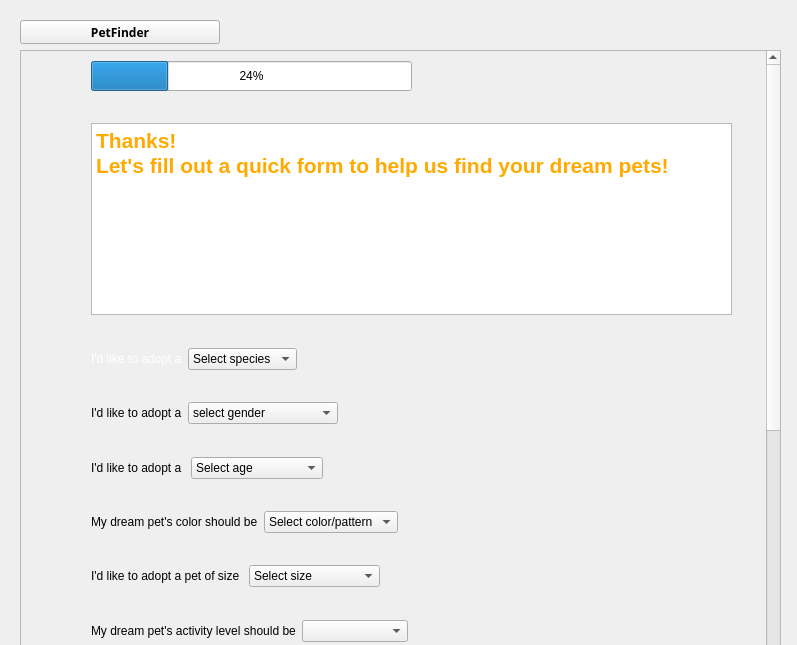
<?xml version="1.0" encoding="UTF-8"?>
<ui version="4.0">
 <class>mywishlist</class>
 <widget class="QWidget" name="mywishlist">
  <property name="geometry">
   <rect>
    <x>0</x>
    <y>0</y>
    <width>797</width>
    <height>645</height>
   </rect>
  </property>
  <property name="windowTitle">
   <string>Form</string>
  </property>
  <widget class="QWidget" name="layoutWidget">
   <property name="geometry">
    <rect>
     <x>20</x>
     <y>20</y>
     <width>761</width>
     <height>651</height>
    </rect>
   </property>
   <layout class="QVBoxLayout" name="verticalLayout_2">
    <item>
     <layout class="QHBoxLayout" name="horizontalLayout_16">
      <item>
       <widget class="QToolButton" name="toolButton_home">
        <property name="minimumSize">
         <size>
          <width>200</width>
          <height>0</height>
         </size>
        </property>
        <property name="maximumSize">
         <size>
          <width>200</width>
          <height>50</height>
         </size>
        </property>
        <property name="font">
         <font>
          <family>Adobe Gothic Std</family>
          <weight>75</weight>
          <bold>true</bold>
         </font>
        </property>
        <property name="text">
         <string>PetFinder</string>
        </property>
        <property name="icon">
         <iconset resource="Resources.qrc">
          <normaloff>:/imgs/CommunityIcons_home.png</normaloff>:/imgs/CommunityIcons_home.png</iconset>
        </property>
        <property name="iconSize">
         <size>
          <width>50</width>
          <height>50</height>
         </size>
        </property>
        <property name="toolButtonStyle">
         <enum>Qt::ToolButtonTextBesideIcon</enum>
        </property>
       </widget>
      </item>
      <item>
       <spacer name="horizontalSpacer_12">
        <property name="orientation">
         <enum>Qt::Horizontal</enum>
        </property>
        <property name="sizeHint" stdset="0">
         <size>
          <width>40</width>
          <height>20</height>
         </size>
        </property>
       </spacer>
      </item>
     </layout>
    </item>
    <item>
     <widget class="QScrollArea" name="scrollArea">
      <property name="widgetResizable">
       <bool>true</bool>
      </property>
      <widget class="QWidget" name="scrollAreaWidgetContents">
       <property name="geometry">
        <rect>
         <x>0</x>
         <y>-411</y>
         <width>743</width>
         <height>1000</height>
        </rect>
       </property>
       <property name="minimumSize">
        <size>
         <width>0</width>
         <height>1000</height>
        </size>
       </property>
       <widget class="QWidget" name="layoutWidget_2">
        <property name="geometry">
         <rect>
          <x>70</x>
          <y>10</y>
          <width>641</width>
          <height>861</height>
         </rect>
        </property>
        <layout class="QVBoxLayout" name="verticalLayout">
         <item>
          <layout class="QHBoxLayout" name="horizontalLayout_7">
           <item>
            <widget class="QProgressBar" name="progressBar">
             <property name="minimumSize">
              <size>
               <width>0</width>
               <height>30</height>
              </size>
             </property>
             <property name="value">
              <number>24</number>
             </property>
            </widget>
           </item>
           <item>
            <spacer name="horizontalSpacer">
             <property name="orientation">
              <enum>Qt::Horizontal</enum>
             </property>
             <property name="sizeHint" stdset="0">
              <size>
               <width>128</width>
               <height>18</height>
              </size>
             </property>
            </spacer>
           </item>
          </layout>
         </item>
         <item>
          <spacer name="verticalSpacer_3">
           <property name="orientation">
            <enum>Qt::Vertical</enum>
           </property>
           <property name="sizeHint" stdset="0">
            <size>
             <width>20</width>
             <height>13</height>
            </size>
           </property>
          </spacer>
         </item>
         <item>
          <widget class="QTextBrowser" name="textBrowser">
           <property name="html">
            <string>&lt;!DOCTYPE HTML PUBLIC &quot;-//W3C//DTD HTML 4.0//EN&quot; &quot;http://www.w3.org/TR/REC-html40/strict.dtd&quot;&gt;
&lt;html&gt;&lt;head&gt;&lt;meta name=&quot;qrichtext&quot; content=&quot;1&quot; /&gt;&lt;style type=&quot;text/css&quot;&gt;
p, li { white-space: pre-wrap; }
&lt;/style&gt;&lt;/head&gt;&lt;body style=&quot; font-family:'Sans Serif'; font-size:9pt; font-weight:400; font-style:normal;&quot;&gt;
&lt;p style=&quot; margin-top:0px; margin-bottom:0px; margin-left:0px; margin-right:0px; -qt-block-indent:0; text-indent:0px;&quot;&gt;&lt;span style=&quot; font-size:16pt; font-weight:600; color:#ffaa00;&quot;&gt;Thanks!&lt;/span&gt;&lt;/p&gt;
&lt;p style=&quot; margin-top:0px; margin-bottom:0px; margin-left:0px; margin-right:0px; -qt-block-indent:0; text-indent:0px;&quot;&gt;&lt;span style=&quot; font-size:16pt; font-weight:600; color:#ffaa00;&quot;&gt;Let's fill out a quick form to help us find your dream pets!&lt;/span&gt;&lt;/p&gt;&lt;/body&gt;&lt;/html&gt;</string>
           </property>
          </widget>
         </item>
         <item>
          <spacer name="verticalSpacer_2">
           <property name="orientation">
            <enum>Qt::Vertical</enum>
           </property>
           <property name="sizeHint" stdset="0">
            <size>
             <width>18</width>
             <height>17</height>
            </size>
           </property>
          </spacer>
         </item>
         <item>
          <layout class="QHBoxLayout" name="horizontalLayout_8">
           <item>
            <layout class="QHBoxLayout" name="horizontalLayout">
             <item>
              <widget class="QLabel" name="label">
               <property name="styleSheet">
                <string notr="true">background color:rgb(255, 170, 0);
color:rgb(255, 255, 255);
border:none</string>
               </property>
               <property name="text">
                <string>I'd like to adopt a</string>
               </property>
              </widget>
             </item>
             <item>
              <widget class="QComboBox" name="comboBox_Species">
               <item>
                <property name="text">
                 <string>Select species</string>
                </property>
               </item>
               <item>
                <property name="text">
                 <string>Cat</string>
                </property>
               </item>
               <item>
                <property name="text">
                 <string>Dog</string>
                </property>
               </item>
               <item>
                <property name="text">
                 <string>Others...</string>
                </property>
               </item>
              </widget>
             </item>
            </layout>
           </item>
           <item>
            <spacer name="horizontalSpacer_2">
             <property name="orientation">
              <enum>Qt::Horizontal</enum>
             </property>
             <property name="sizeHint" stdset="0">
              <size>
               <width>40</width>
               <height>20</height>
              </size>
             </property>
            </spacer>
           </item>
          </layout>
         </item>
         <item>
          <spacer name="verticalSpacer">
           <property name="orientation">
            <enum>Qt::Vertical</enum>
           </property>
           <property name="sizeHint" stdset="0">
            <size>
             <width>18</width>
             <height>18</height>
            </size>
           </property>
          </spacer>
         </item>
         <item>
          <layout class="QHBoxLayout" name="horizontalLayout_9">
           <item>
            <layout class="QHBoxLayout" name="horizontalLayout_2">
             <item>
              <widget class="QLabel" name="label_2">
               <property name="text">
                <string>I'd like to adopt a</string>
               </property>
              </widget>
             </item>
             <item>
              <widget class="QComboBox" name="comboBox_Gender">
               <item>
                <property name="text">
                 <string>select gender</string>
                </property>
               </item>
               <item>
                <property name="text">
                 <string>Female</string>
                </property>
               </item>
               <item>
                <property name="text">
                 <string>Male</string>
                </property>
               </item>
               <item>
                <property name="text">
                 <string>No gender preference</string>
                </property>
               </item>
              </widget>
             </item>
            </layout>
           </item>
           <item>
            <spacer name="horizontalSpacer_3">
             <property name="orientation">
              <enum>Qt::Horizontal</enum>
             </property>
             <property name="sizeHint" stdset="0">
              <size>
               <width>40</width>
               <height>20</height>
              </size>
             </property>
            </spacer>
           </item>
          </layout>
         </item>
         <item>
          <spacer name="verticalSpacer_4">
           <property name="orientation">
            <enum>Qt::Vertical</enum>
           </property>
           <property name="sizeHint" stdset="0">
            <size>
             <width>20</width>
             <height>13</height>
            </size>
           </property>
          </spacer>
         </item>
         <item>
          <layout class="QHBoxLayout" name="horizontalLayout_10">
           <item>
            <layout class="QHBoxLayout" name="horizontalLayout_3">
             <item>
              <widget class="QLabel" name="label_6">
               <property name="text">
                <string>I'd like to adopt a </string>
               </property>
              </widget>
             </item>
             <item>
              <widget class="QComboBox" name="comboBox_Age">
               <item>
                <property name="text">
                 <string>Select age</string>
                </property>
               </item>
               <item>
                <property name="text">
                 <string>baby</string>
                </property>
               </item>
               <item>
                <property name="text">
                 <string>Adult</string>
                </property>
               </item>
               <item>
                <property name="text">
                 <string>Old</string>
                </property>
               </item>
               <item>
                <property name="text">
                 <string>No age preference</string>
                </property>
               </item>
              </widget>
             </item>
            </layout>
           </item>
           <item>
            <spacer name="horizontalSpacer_4">
             <property name="orientation">
              <enum>Qt::Horizontal</enum>
             </property>
             <property name="sizeHint" stdset="0">
              <size>
               <width>40</width>
               <height>20</height>
              </size>
             </property>
            </spacer>
           </item>
          </layout>
         </item>
         <item>
          <spacer name="verticalSpacer_5">
           <property name="orientation">
            <enum>Qt::Vertical</enum>
           </property>
           <property name="sizeHint" stdset="0">
            <size>
             <width>20</width>
             <height>18</height>
            </size>
           </property>
          </spacer>
         </item>
         <item>
          <layout class="QHBoxLayout" name="horizontalLayout_11">
           <item>
            <layout class="QHBoxLayout" name="horizontalLayout_4">
             <item>
              <widget class="QLabel" name="label_9">
               <property name="text">
                <string>My dream pet's color should be</string>
               </property>
              </widget>
             </item>
             <item>
              <widget class="QComboBox" name="comboBox_ColorPattern">
               <item>
                <property name="text">
                 <string>Select color/pattern</string>
                </property>
               </item>
               <item>
                <property name="text">
                 <string>white</string>
                </property>
               </item>
               <item>
                <property name="text">
                 <string>black</string>
                </property>
               </item>
               <item>
                <property name="text">
                 <string>grey</string>
                </property>
               </item>
               <item>
                <property name="text">
                 <string>brown</string>
                </property>
               </item>
               <item>
                <property name="text">
                 <string>mixed</string>
                </property>
               </item>
               <item>
                <property name="text">
                 <string>spotted</string>
                </property>
               </item>
               <item>
                <property name="text">
                 <string>stripped</string>
                </property>
               </item>
               <item>
                <property name="text">
                 <string>no preference</string>
                </property>
               </item>
              </widget>
             </item>
            </layout>
           </item>
           <item>
            <spacer name="horizontalSpacer_5">
             <property name="orientation">
              <enum>Qt::Horizontal</enum>
             </property>
             <property name="sizeHint" stdset="0">
              <size>
               <width>40</width>
               <height>20</height>
              </size>
             </property>
            </spacer>
           </item>
          </layout>
         </item>
         <item>
          <spacer name="verticalSpacer_6">
           <property name="orientation">
            <enum>Qt::Vertical</enum>
           </property>
           <property name="sizeHint" stdset="0">
            <size>
             <width>20</width>
             <height>13</height>
            </size>
           </property>
          </spacer>
         </item>
         <item>
          <layout class="QHBoxLayout" name="horizontalLayout_12">
           <item>
            <layout class="QHBoxLayout" name="horizontalLayout_5">
             <item>
              <widget class="QLabel" name="label_7">
               <property name="text">
                <string>I'd like to adopt a pet of size </string>
               </property>
              </widget>
             </item>
             <item>
              <widget class="QComboBox" name="comboBox_Size">
               <item>
                <property name="text">
                 <string>Select size</string>
                </property>
               </item>
               <item>
                <property name="text">
                 <string>small </string>
                </property>
               </item>
               <item>
                <property name="text">
                 <string>medium</string>
                </property>
               </item>
               <item>
                <property name="text">
                 <string>large</string>
                </property>
               </item>
               <item>
                <property name="text">
                 <string>no size preference</string>
                </property>
               </item>
              </widget>
             </item>
            </layout>
           </item>
           <item>
            <spacer name="horizontalSpacer_6">
             <property name="orientation">
              <enum>Qt::Horizontal</enum>
             </property>
             <property name="sizeHint" stdset="0">
              <size>
               <width>40</width>
               <height>20</height>
              </size>
             </property>
            </spacer>
           </item>
          </layout>
         </item>
         <item>
          <spacer name="verticalSpacer_7">
           <property name="orientation">
            <enum>Qt::Vertical</enum>
           </property>
           <property name="sizeHint" stdset="0">
            <size>
             <width>20</width>
             <height>13</height>
            </size>
           </property>
          </spacer>
         </item>
         <item>
          <layout class="QHBoxLayout" name="horizontalLayout_13">
           <item>
            <layout class="QHBoxLayout" name="horizontalLayout_6">
             <item>
              <widget class="QLabel" name="label_8">
               <property name="text">
                <string>My dream pet's activity level should be</string>
               </property>
              </widget>
             </item>
             <item>
              <widget class="QComboBox" name="comboBox_Activity">
               <item>
                <property name="text">
                 <string/>
                </property>
               </item>
               <item>
                <property name="text">
                 <string>low</string>
                </property>
               </item>
               <item>
                <property name="text">
                 <string>medium</string>
                </property>
               </item>
               <item>
                <property name="text">
                 <string>high</string>
                </property>
               </item>
               <item>
                <property name="text">
                 <string>no preference</string>
                </property>
               </item>
              </widget>
             </item>
            </layout>
           </item>
           <item>
            <spacer name="horizontalSpacer_7">
             <property name="orientation">
              <enum>Qt::Horizontal</enum>
             </property>
             <property name="sizeHint" stdset="0">
              <size>
               <width>40</width>
               <height>20</height>
              </size>
             </property>
            </spacer>
           </item>
          </layout>
         </item>
         <item>
          <spacer name="verticalSpacer_8">
           <property name="orientation">
            <enum>Qt::Vertical</enum>
           </property>
           <property name="sizeHint" stdset="0">
            <size>
             <width>20</width>
             <height>13</height>
            </size>
           </property>
          </spacer>
         </item>
         <item>
          <layout class="QHBoxLayout" name="horizontalLayout_15">
           <item>
            <spacer name="horizontalSpacer_11">
             <property name="orientation">
              <enum>Qt::Horizontal</enum>
             </property>
             <property name="sizeHint" stdset="0">
              <size>
               <width>40</width>
               <height>20</height>
              </size>
             </property>
            </spacer>
           </item>
           <item>
            <widget class="QTextBrowser" name="textBrowser_2">
             <property name="html">
              <string>&lt;!DOCTYPE HTML PUBLIC &quot;-//W3C//DTD HTML 4.0//EN&quot; &quot;http://www.w3.org/TR/REC-html40/strict.dtd&quot;&gt;
&lt;html&gt;&lt;head&gt;&lt;meta name=&quot;qrichtext&quot; content=&quot;1&quot; /&gt;&lt;style type=&quot;text/css&quot;&gt;
p, li { white-space: pre-wrap; }
&lt;/style&gt;&lt;/head&gt;&lt;body style=&quot; font-family:'Sans Serif'; font-size:9pt; font-weight:400; font-style:normal;&quot;&gt;
&lt;p style=&quot; margin-top:12px; margin-bottom:12px; margin-left:0px; margin-right:0px; -qt-block-indent:0; text-indent:0px;&quot;&gt;&lt;span style=&quot; font-size:12pt; font-weight:600; color:#ffaa00;&quot;&gt;All done! We can’t wait to help find your new best friend.&lt;/span&gt;&lt;/p&gt;&lt;/body&gt;&lt;/html&gt;</string>
             </property>
            </widget>
           </item>
           <item>
            <spacer name="horizontalSpacer_10">
             <property name="orientation">
              <enum>Qt::Horizontal</enum>
             </property>
             <property name="sizeHint" stdset="0">
              <size>
               <width>40</width>
               <height>20</height>
              </size>
             </property>
            </spacer>
           </item>
          </layout>
         </item>
         <item>
          <spacer name="verticalSpacer_9">
           <property name="orientation">
            <enum>Qt::Vertical</enum>
           </property>
           <property name="sizeHint" stdset="0">
            <size>
             <width>20</width>
             <height>28</height>
            </size>
           </property>
          </spacer>
         </item>
         <item>
          <layout class="QHBoxLayout" name="horizontalLayout_14">
           <item>
            <spacer name="horizontalSpacer_8">
             <property name="orientation">
              <enum>Qt::Horizontal</enum>
             </property>
             <property name="sizeHint" stdset="0">
              <size>
               <width>40</width>
               <height>20</height>
              </size>
             </property>
            </spacer>
           </item>
           <item>
            <widget class="QPushButton" name="pushButton_Search">
             <property name="text">
              <string>See my wish list</string>
             </property>
            </widget>
           </item>
           <item>
            <spacer name="horizontalSpacer_9">
             <property name="orientation">
              <enum>Qt::Horizontal</enum>
             </property>
             <property name="sizeHint" stdset="0">
              <size>
               <width>40</width>
               <height>20</height>
              </size>
             </property>
            </spacer>
           </item>
          </layout>
         </item>
        </layout>
       </widget>
      </widget>
     </widget>
    </item>
   </layout>
  </widget>
 </widget>
 <resources>
  <include location="Resources.qrc"/>
 </resources>
 <connections/>
</ui>
